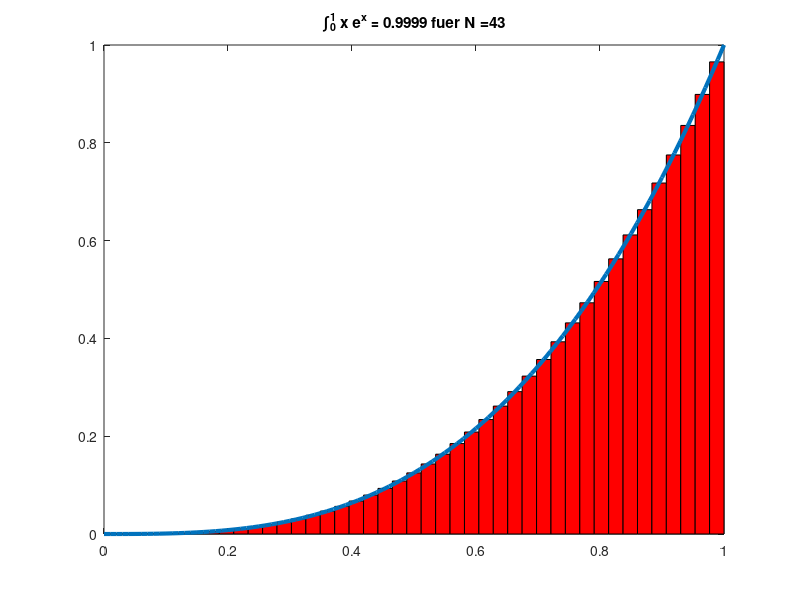

Here is the MATLAB script that generated this plot:
%----------------------------------
%   integral.m
% 
% berechnet approximativ ein Integral 
% ueber  (0,1) durch die Mittelpunktregel
%----------------------------------

%exakt: x e^x - e^x|_0^1 = 1
N = 1; % Anzahl Unterteilungen
TOL = 1e-4;
err = 1;
while (err > TOL)
  N = N+1;
  x = (0+1/(2*N)):(1/N):(1-1/(2*N));
  y = x.*exp(x);
  % Berechnung des Integrals
  result = sum(y)*(1/N);
  err = abs(1 - result);
end
N
err

% Plot
figure 
for i = 1:N
    fill([(i-1)/N (i-1)/N i/N i/N], [0 ((i-0.5)/N).^3  ((i-0.5)/N).^3 0], 'r');
    hold on;
end;
plot(0:0.01:1,(0:0.01:1).^3,'LineWidth',3);
title(['\int_0^1 x e^x = ',num2str(result),' fuer N =', num2str(N) ]); 
hold off



